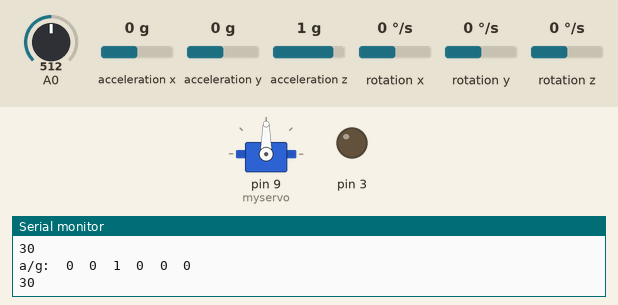
The sketch below on a simulated Arduino Uno, built with avr-gcc and run on an emulated ATmega328P. Parts: servo, output pins drawn as LEDs (lit = HIGH), the last lines printed to the serial monitor. The inputs (shaded band) are chosen by the test bench; at power-on: rotation x 0 °/s, A0 = 512, acceleration x 0 g, acceleration y 0 g, acceleration z 1 g, rotation y 0 °/s, rotation z 0 °/s.

Above: at 1.2 s.
1.3 s: rotation x set to -8 °/s
2.8 s: rotation x set to -11 °/s
At 3.4 s:
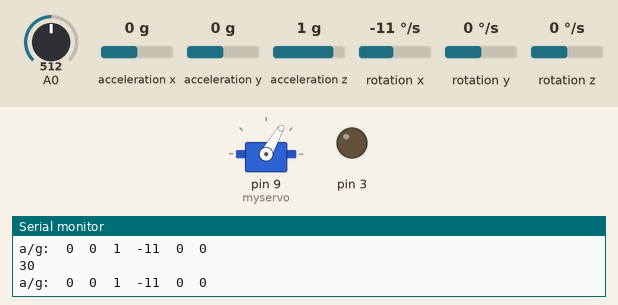
4.3 s: A0 set to 590
5.8 s: A0 set to 610
At 6.3 s:
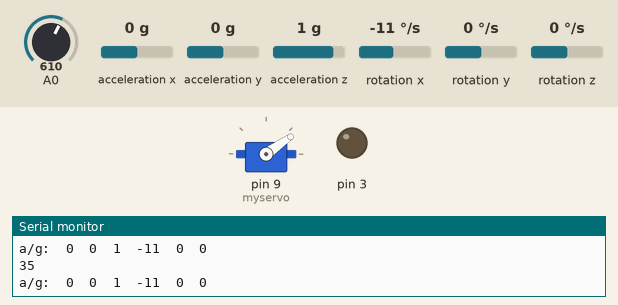
7.3 s: A0 set to 716
At 8.2 s:
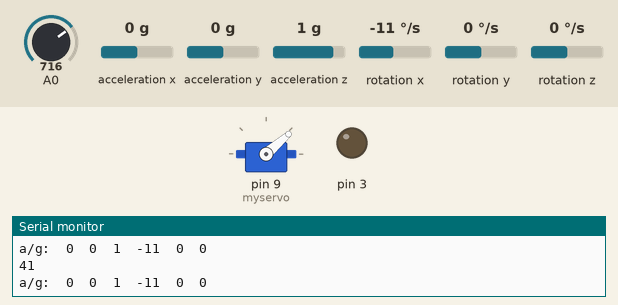
8.8 s: A0 set to 306
At 9.8 s:
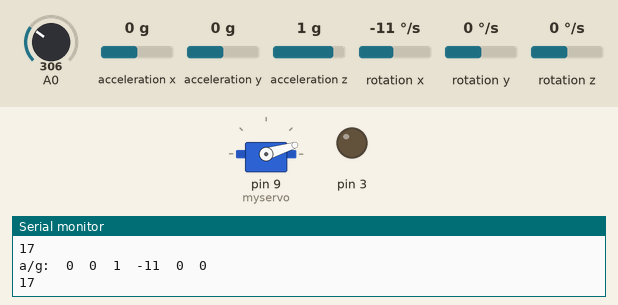
Timing chart, 0 to 11.3 s (numbered marks = the images above; inputs shaded):
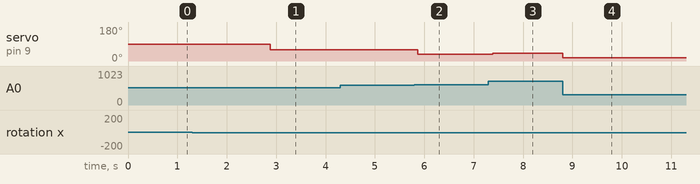

The sketch:

sketch_jul09a.ino
```cpp
#include <Servo.h>    // 声明调用Servo.h库
#include "Wire.h"
#include "I2Cdev.h"
#include "MPU6050.h"

Servo myservo;        // 创建一个舵机对象
int pos = 0;
int lastPos = -1;

//0-静止，1-运动
int lastState = 0;
int lastCurrState = 0;
int currState = 0;
//计算两次测量的时间间隔dt，以秒为单位
unsigned long lastTime = 0;
const int16_t gx_min = -10;
const int16_t gx_max = 1;
const int16_t gy_min = -5;
const int16_t gy_max = 10;
const int16_t gz_min = -5;
const int16_t gz_max = 8;

MPU6050 accelgyro;

int16_t ax, ay, az;
//-5,2,1
int16_t gx, gy, gz;

void initServo() {
    //舵机
     myservo.attach(9);  // 将引脚9上的舵机与声明的舵机对象连接起来
}

void initRoateButton() {
    //旋钮
    pinMode(A0,INPUT);
    pinMode(3,OUTPUT);
}

void initMPU() {
    //接入i2c总线
    Wire.begin();
    //初始化设备
    Serial.println("Initializing I2C devices...");
    accelgyro.initialize();

    //链接设备
    Serial.println("Testing device connections...");
    Serial.println(accelgyro.testConnection() ? "MPU6050 connection successful" : "MPU6050 connection failed");
}

void setup() {
  // put your setup code here, to run once:
  Serial.begin(9600);//38400
  initServo();
  initMPU();
  initRoateButton();
}

//将原始值修正
void fix() {
    ax /= 16384;
    ay /= 16384;
    az /= 16384;

    gx /= 131;
    gy /= 131;
    gz /= 131;
}

int isManu(int lpos, int currpos) {
    //是否手动
    if (abs(lpos - currpos) >= 5)
    {
        return 1;
    }
    return 0;
}

void manuControl() {
    myservo.write(pos);
    delay(50);
}

int getCurrState() {
    if (gx < gx_max && gx > gx_min && gy < gy_max && gy > gy_min && gz < gz_max && gz > gz_min)
    {
        return 0;
    }
    return 1;
}

void loop() {
  // put your main code here, to run repeatedly:
//1.优先判断手动控制
//2.没有手动控制下，判断陀螺仪数据
//3.如果从运动中停止下来，进行对应操作。如果从停止变为运动，进行对应操作。
    Serial.println((map(analogRead(A0), 0, 1023, 0, 60)));
    pos = map(analogRead(A0), 0, 1023, 0, 60);
    if (lastPos == -1)
    {
        lastPos = pos;
    }

    if(isManu(lastPos, pos) == 1) {
        lastPos = pos;
        manuControl();
        lastTime = 0;
        return;
    }

    accelgyro.getMotion6(&ax, &ay, &az, &gx, &gy, &gz);
    // accelgyro.getAcceleration(&ax, &ay, &az);
    // accelgyro.getRotation(&gx, &gy, &gz);
    fix();
    //计算两次测量的时间间隔dt，以毫秒为单位，50天后溢出---每次重启都会重置
    unsigned long nCurTime = millis();
    if (lastTime == 0)
    {
        lastTime = nCurTime;
    }

    currState = getCurrState();
    if (currState == lastCurrState)
    {
        if (currState == 0 && (nCurTime - lastTime >= 5000))
        {
            //更新时间
            lastTime = nCurTime;
            if (currState != lastState)
            {
                //更新状态
                lastState = currState;
                //由运动变为静止
                myservo.write(0);
                delay(50);
            }
        }
    }else {
        //状态变化，直接更新时间
        lastTime = nCurTime;
        lastCurrState = currState;
        if (currState == 1)
        {
            //更新状态
            lastState = currState;
            //由静止变为运动
            myservo.write(60);
            delay(50);
        }
    }

    Serial.print("a/g:\t");
    //x,y,z轴加速度
    Serial.print(ax); Serial.print("\t");
    Serial.print(ay); Serial.print("\t");
    Serial.print(az); Serial.print("\t");

    //x,y,z轴角速度
    Serial.print(gx); Serial.print("\t");
    Serial.print(gy); Serial.print("\t");
    Serial.println(gz);

    delay(100);
}

void test() {
  for(pos = 0; pos < 180; pos += 10){    // 舵机从0°转到180°，每次增加1°
      myservo.write(pos);           // 给舵机写入角度
      delay(500);                    // 延时15ms让舵机转到指定位置
   }
    for(pos = 180; pos>=1; pos-=10) {    // 舵机从180°转回到0°，每次减小1°
       myservo.write(pos);        // 写角度到舵机
       delay(500);                 // 延时15ms让舵机转到指定位置
    }

    //    accelgyro.getMotion6(&ax, &ay, &az, &gx, &gy, &gz);

    // these methods (and a few others) are also available
//    accelgyro.getAcceleration(&ax, &ay, &az);
    // accelgyro.getRotation(&gx, &gy, &gz);
}
```

Measured:
- the behaviour switches between -9 and -10 °/s on rotation x (found by bisection; images 0 and 1)
- the behaviour switches between 596 and 597 on A0 (found by bisection; images 1 and 2)
- after the input at 2.8 s, servo on pin 9 (myservo): 90° → 60° after 0.08 s
- after the input at 5.8 s, servo on pin 9 (myservo): 60° → 35° after 0.07 s
- after the input at 7.3 s, servo on pin 9 (myservo): 35° → 41° after 0.09 s
- after the input at 8.8 s, servo on pin 9 (myservo): 41° → 17° at once
